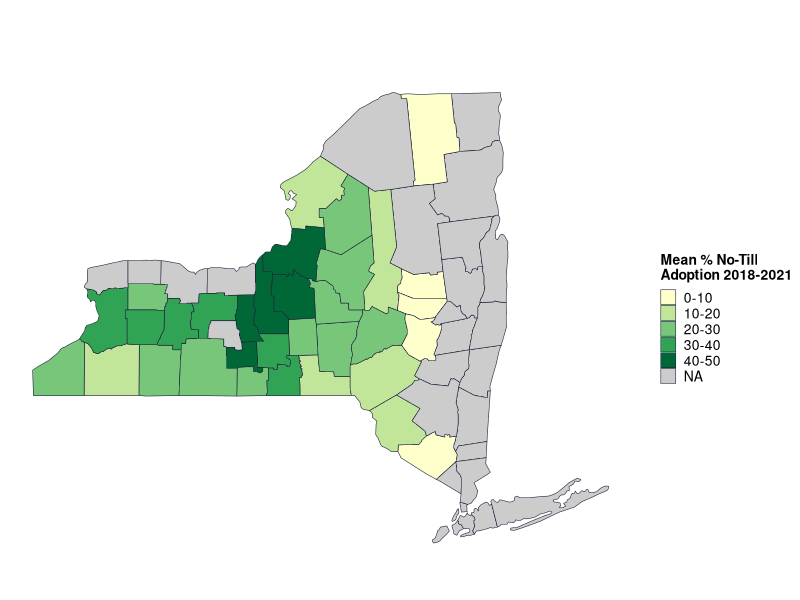
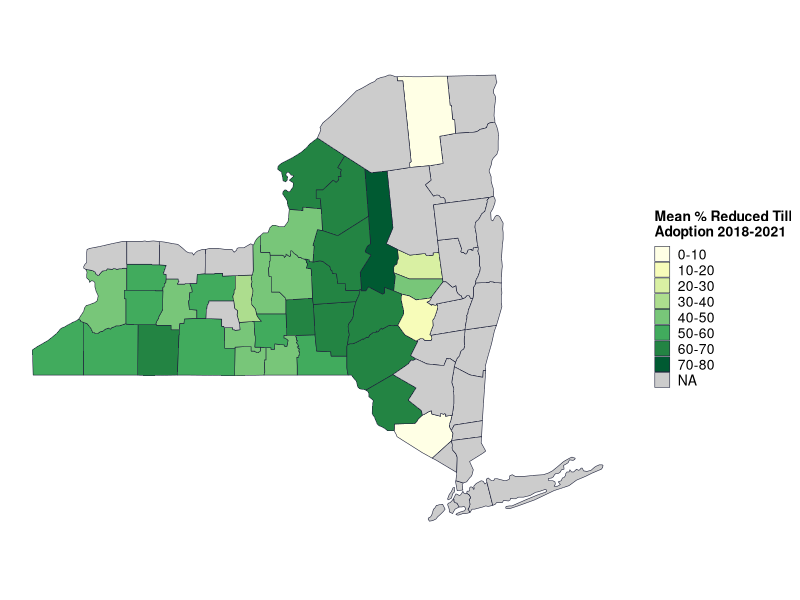
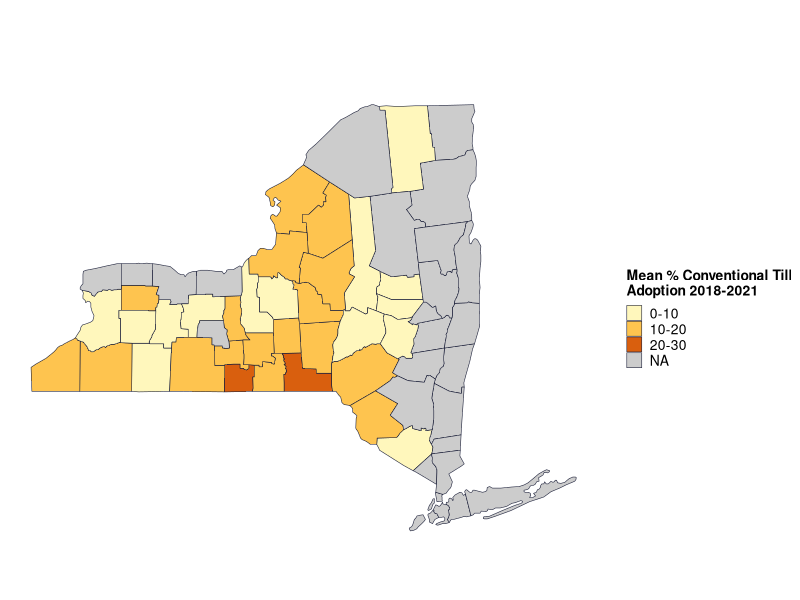
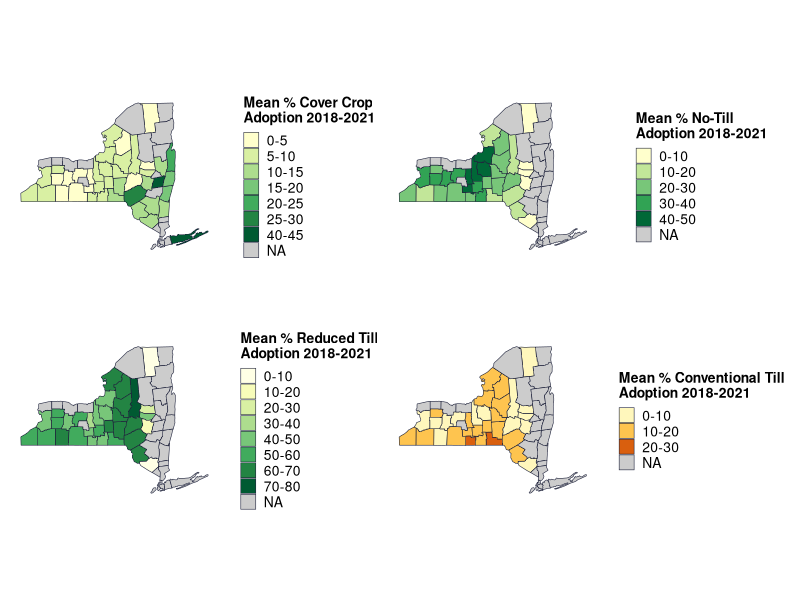
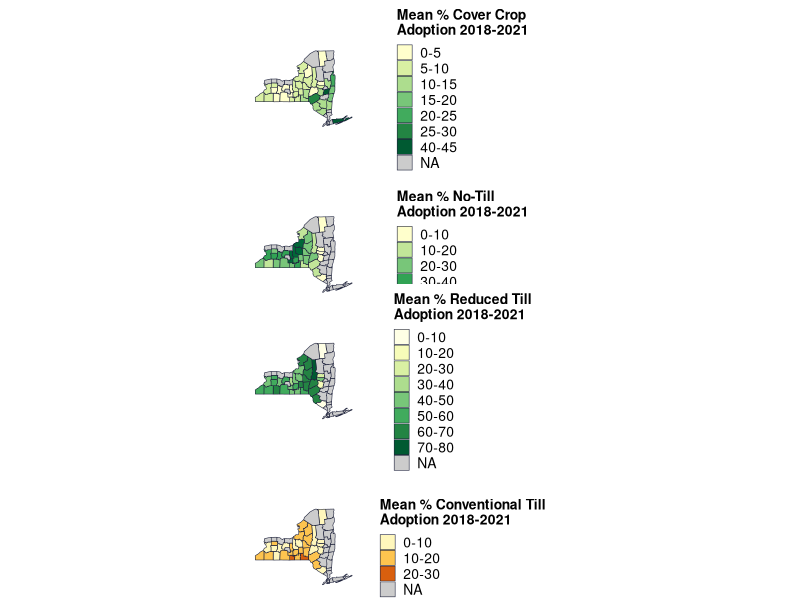
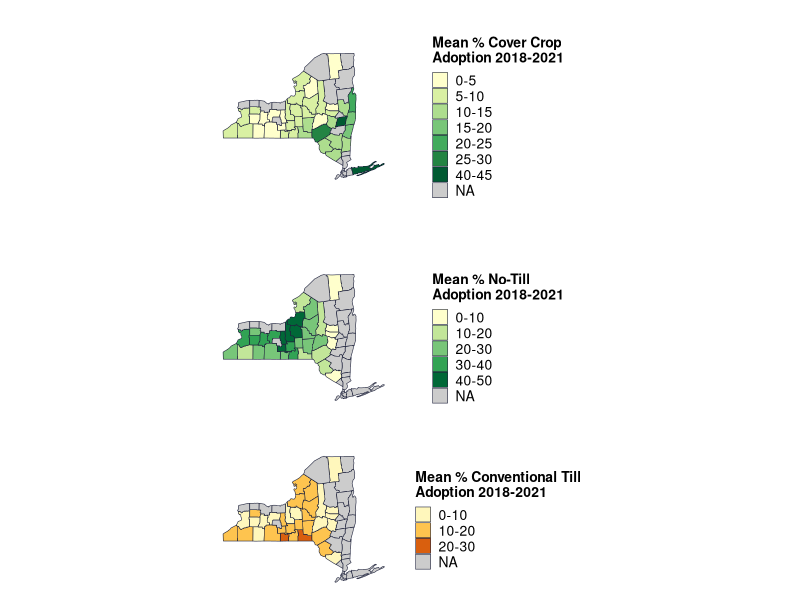
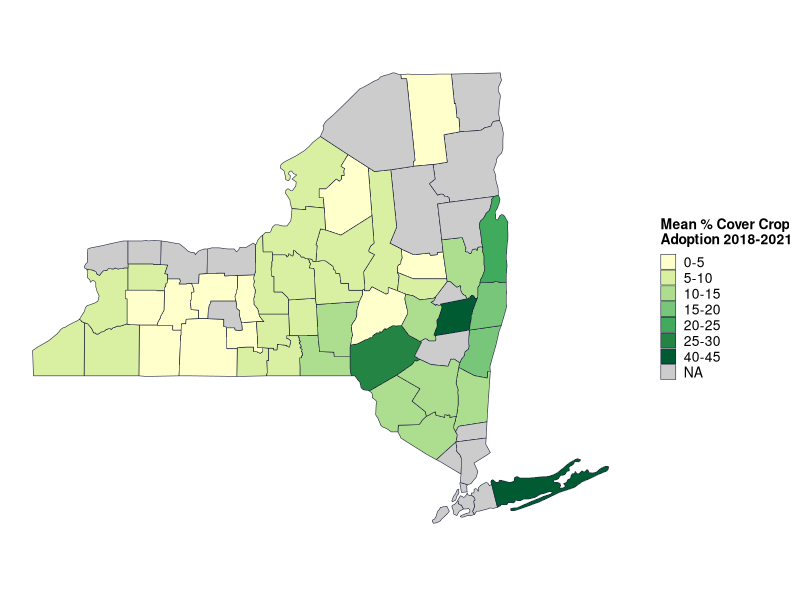
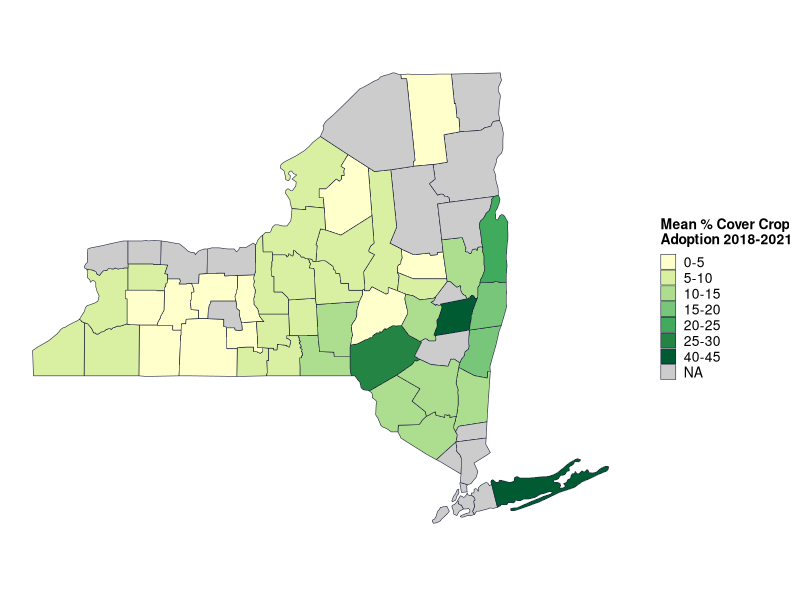

The R source for these figures, in order: (Note: this script raises an error after producing the figures.)
# This makes county heat maps for average % adoption 2018-2021 from OpTIS for 
# cover crops, no till, reduced till
# excludes counties whose harvested cropland acres in 2017 census is in the 
# lowest 10th percentile for the state and counties for which OpTIS evaluated
# < 50% of 2017 harvested cropland acres.See "OpTIS adoption rates IL.R" for details.
# adoption on just corn (silage and grain) and soybean acres only
# 

library(tidyverse)
library(maps)
library(reshape2)
# install.packages("sf")
library(sf)
# library(gridExtra)  # for grid.arrange()
# install.packages("patchwork")
library(patchwork) # for plot_layout()

# based on https://stackoverflow.com/questions/51463037/plotting-a-heat-map-of-pennsylvania-counties-in-r

# load data created in "OpTIS adoption rates IL.R"
means_county <- read.csv("data/optis/means_county_ny.csv") %>%
  arrange(county)

# get map data to match county names
means_county$county <- str_remove(means_county$county, " County")



# define colors for YlOrBr by Paul Tol https://personal.sron.nl/~pault/
# how many colors do we need? do they all work with 5?
# hist(means_county$mean.perc[means_county$variable %in% "perc_cc"]) # 0-30
# hist(means_county$mean.perc[means_county$variable %in% "perc_nt"]) # 10-80
# hist(means_county$mean.perc[means_county$variable %in% "perc_rt"]) # 15-55
# hist(means_county$mean.perc[means_county$variable %in% "perc_ct"]) # 0-50
# pal5 <- c("#ffffe5", "#fee391", "#fb9a29", "#cc4c02", "#662506", "#888888")
# pal6 <- c("#fee391", "#fec44f", "#fb9a29", "#ec7014", "#cc4c02", "#993404", "#888888")
# pal6b <- c(rev(pal6[1:6]), pal6[7])
# # scales::show_col(pal6b)
# pal7 <- c("#fff7bc", "#fee391", "#fec44f", "#fb9a29", "#ec7014", "#cc4c02", "#993404", "#888888")
# pal8 <- c("#fff7bc", "#fee391", "#fec44f", "#fb9a29", "#ec7014", "#cc4c02", "#993404", "#662506", "#888888")
# pal8b <- c(rev(pal8[1:8]), pal8[9])
pal3new <- c("#8c510a", "#bf812d", "#dfc27d")
pal6new <- c("#8c510a", "#bf812d", "#dfc27d", "#80cdc1", "#35978f", "#01665e")
pal5new <- c("#bf812d", "#dfc27d", "#80cdc1", "#35978f", "#01665e")
pal8new <- c("#8c510a", "#bf812d", "#dfc27d", "#f6e8c3","#c7eae5", "#80cdc1", "#35978f", "#01665e")
palcc <- c("#ffffcc", "#d9f0a3", "#addd8e", "#78c679","#41ab5d", "#238443", "#005a32") # From https://colorbrewer2.org/#type=sequential&scheme=YlGn&n=7
# palcc <- c("#FFFFE5", "#F7FCB9", "#D9F0A3", "#ADDD8E", "#78C679", "#41AB5D", "#004529")
palnt <- c("#ffffcc", "#c2e699", "#78c679", "#31a354", "#006837") # From https://colorbrewer2.org/#type=sequential&scheme=YlGn&n=5
palct <- c("#fff7bc", "#fec44f", "#d95f0e")  # From https://colorbrewer2.org/#type=sequential&scheme=YlOrBr&n=3
palrt <- c("#ffffe5", "#f7fcb9", "#d9f0a3", "#addd8e", "#78c679", "#41ab5d", "#238443", "#005a32")  # From https://colorbrewer2.org/#type=sequential&scheme=YlGn&n=8


# divide percents into bins
# what's the max and min for each variable?
ranges <- do.call(data.frame, aggregate(means_county, mean.perc~variable, 
                                        FUN=function (x) c(min=min(x), max=max(x))))

# fn for rounding to the upper 5
round_any <- function(x, accuracy, f=round){f(x/accuracy)*accuracy}

ranges$min_bin <-round_any(ranges$mean.perc.min, 10, f=floor)
ranges$max_bin <-round_any(ranges$mean.perc.max, 10, f=ceiling)
ranges$bins <- c(5, 10, 10, 10)

means_county <- inner_join(means_county, ranges[,c(1,4:6)]) %>%
  mutate(binlo = round_any(mean.perc, bins, f=floor), 
         binhi = round_any(mean.perc, bins, f=ceiling),
         mybin = paste0(binlo, "-", binhi),
         bincheck = binhi-binlo # check to see if any bins are e.g., 18-18
  ) %>%
  arrange(variable, mean.perc)

# do any counties mybin = 0? (i.e. "18-18")
sum(means_county$bincheck==0) # should be 0

# cleanup bins dataset
means_county <- means_county[,c(1:4,11)]

# get county spatial data
ny <- map_data("county", "New York", proj="mercator")

# check spelling of counties matches between ny and means_county


# get ready to join with means_county data
ny$subregion <- str_to_title(ny$subregion)
mapnames <- sort(unique(ny$subregion))   # 62 names in map
datnames <- arrange(unique(means_county[,c('county', 'variable')]))  # data have 41 names

# what is different
# difs <- setdiff(mapnames, datnames)

# complete list of counties x 4 variable types
vars <- unique(means_county$variable)
mapnames2 <- rep(mapnames, 4)
varnames <- c(rep(vars[1], length(mapnames)),
              rep(vars[2], length(mapnames)),
              rep(vars[3], length(mapnames)),
              rep(vars[4], length(mapnames)))
complete <- data.frame(county=mapnames2, variable=varnames)

means_county <- full_join(means_county, complete)
rm(complete, vars, mapnames, datnames, mapnames2, varnames)

means_county$mybin <- ordered(means_county$mybin, levels=unique(means_county$mybin))
length(unique(means_county$county))  # 62


# join rates with spatial data:
ny <- left_join(ny, means_county, join_by(subregion==county), relationship="many-to-many")



# make a map
# nysf <- st_as_sf(ny, coords=c("long", "lat"), crs=4326)


ditch_the_axes <- theme(
  axis.text = element_blank(),
  axis.line = element_blank(),
  axis.ticks = element_blank(),
  panel.border = element_blank(),
  panel.grid = element_blank(),
  axis.title = element_blank()
)



windows(xpinch=200, ypinch=200, width=5, height=5)

# plot for cover crops
pcc <- ggplot() +
  geom_polygon(data=ny[ny$variable %in% "perc_cc",],
               mapping=aes(x=long, y=lat, fill=mybin, group=subregion),
               color="#20243d", linewidth=0.2) +
 coord_sf(default_crs = sf::st_crs(4326)) +  # , # read x and y as latitude and longitude
  #          xlim = c(-92, -87), ylim=c(36.5, 43)) +
  scale_fill_manual(values=palcc,
                    na.value = "gray80",
                    name= "Mean % Cover Crop\nAdoption 2018-2021") +
  scale_color_manual(values=NA) +
  theme_bw() +
  ditch_the_axes +
  theme(legend.title=element_text(size=10, face="bold"),
        legend.text=element_text(size=10),
        legend.key.size=unit(0.4, "cm"),
        plot.margin = unit(c(1, 0, 1,0 ), "cm"))

pcc

ggsave("plots/maps/county_heatmap_NYcc.png")





# plot for no-tny
pnt <- ggplot() +
  geom_polygon(data=ny[ny$variable %in% "perc_nt",],
               mapping=aes(x=long, y=lat, fill=mybin, group=subregion),
               color="#20243d", linewidth=0.2) +
  coord_sf(default_crs = sf::st_crs(4326)) +  # , # read x and y as latitude and longitude
  #          xlim = c(-92, -87), ylim=c(36.5, 43)) +
  scale_fill_manual(values=palnt,
                    na.value = "gray80",
                    name= "Mean % No-Till\nAdoption 2018-2021") +
  scale_color_manual(values=NA) +
  theme_bw() +
  ditch_the_axes +
  theme(legend.title=element_text(size=10, face="bold"),
        legend.text=element_text(size=10),
        legend.key.size=unit(0.4, "cm"),
        plot.margin = unit(c(1, 0, 0,0 ), "cm"))

pnt

ggsave("plots/maps/county_heatmap_NYnt.png")




# plot for reduced-till
prt <- ggplot() +
  geom_polygon(data=ny[ny$variable %in% "perc_rt",],
               mapping=aes(x=long, y=lat, fill=mybin, group=subregion),
               color="#20243d", linewidth=0.2) +
  coord_sf(default_crs = sf::st_crs(4326)) +  # , # read x and y as latitude and longitude
  #          xlim = c(-92, -87), ylim=c(36.5, 43)) +
  scale_fill_manual(values=palrt,
                    na.value = "gray80",
                    name= "Mean % Reduced Till\nAdoption 2018-2021") +
  scale_color_manual(values=NA) +
  theme_bw() +
  ditch_the_axes +
  theme(legend.title=element_text(size=10, face="bold"),
        legend.text=element_text(size=10),
        legend.key.size=unit(0.4, "cm"),
        plot.margin = unit(c(1, 0, 1,0 ), "cm"))

prt

ggsave("plots/maps/county_heatmap_NYrt.png")



# plot for conventional-till
pct <- ggplot() +
  geom_polygon(data=ny[ny$variable %in% "perc_ct",],
               mapping=aes(x=long, y=lat, fill=mybin, group=subregion),
               color="#20243d",linewidth=0.2) +
  coord_sf(default_crs = sf::st_crs(4326)) +  # , # read x and y as latitude and longitude
  #          xlim = c(-92, -87), ylim=c(36.5, 43)) +
  scale_fill_manual(values=palct,
                    na.value = "gray80",
                    name= "Mean % Conventional Till\nAdoption 2018-2021")+
  scale_color_manual(values=NA) +
  theme_bw() +
  ditch_the_axes +
  theme(legend.title=element_text(size=10, face="bold"),
        legend.text=element_text(size=10),
        legend.key.size=unit(0.4, "cm"),
        plot.margin = unit(c(1, 0, 0,0 ), "cm"))


pct

ggsave("plots/maps/county_heatmap_NYct.png")



# plot all 4 plots at once

# grid.arrange(pcc, pnt, prt, pct, nrow=2) # plot sizes vary because legend titles are different widths

pcc + pnt + prt + pct + plot_layout(ncol=2)
ggsave("plots/maps/county_heatmap_NYall4_2x2.png", width=9, height=8, units="in")

pcc + pnt + prt + pct + plot_layout(ncol=1)
ggsave("plots/maps/county_heatmap_NYall4_1x4.png", width=4, height=9, units="in")

pcc + pnt + pct + plot_layout(ncol=1)
ggsave("plots/maps/county_heatmap_NYCC,CT,NTonly.png", width=4, height=7, units="in")





# INCOMPLETE
# add rivers (following https://milospopovic.net/map-rivers-with-sf-and-ggplot2-in-r/)

filenames <- list.files("data/gis/NHD_H_Illinois_State_Shape_NAD83/Shape", pattern="*.shp", full.names=T)
## left off here trying to understand which file to use
## check out https://pubs.er.usgs.gov/publication/ofr20191096
## might also search for mapping NHD in R 

riv_list <- lapply(filenames, st_read)  
il_riv <- riv_list[[1]] |>
  sf::st_cast("MULTILINESTRING")

il_map + 
  ggplot() +
  geom_sf(data=il_riv, aes(x=geometry$X, y=geometry$Y), color="midnightblue", lwd=1) +
  coord_sf(default_crs = sf::st_crs(4326))
